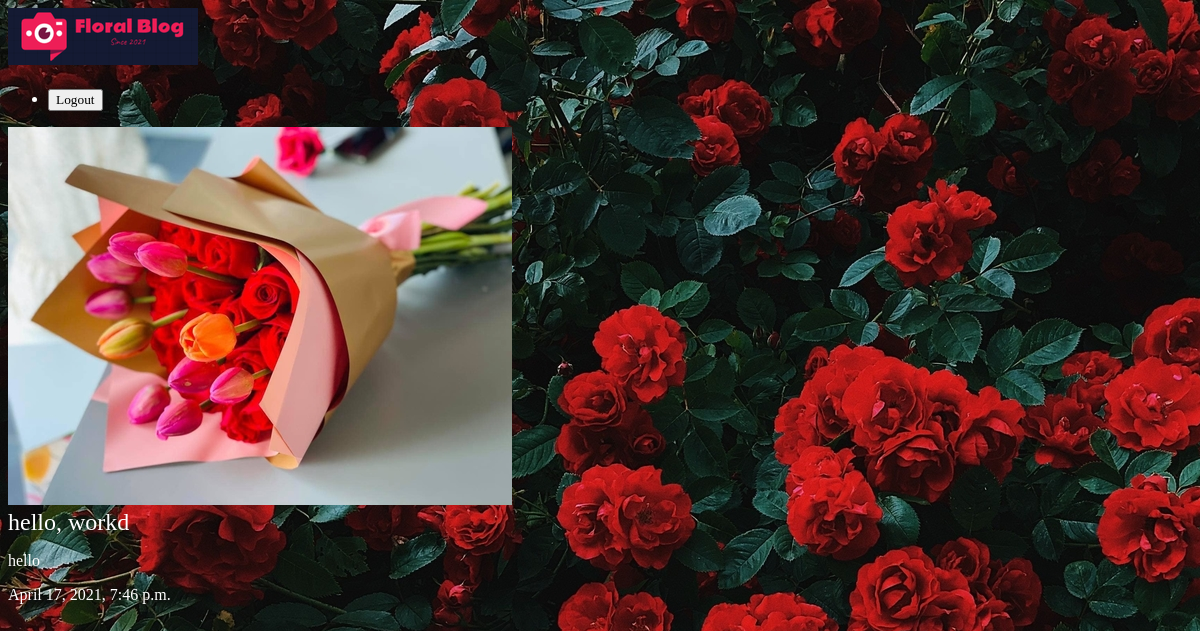
Screenshot of /articles/hello-world/ with the database file from the repository.
### articles/models.py (models this page shows, shortened)
class Article(models.Model):
    title = models.CharField(max_length=100)
    slug = models.SlugField()
    body = models.TextField()
    date = models.DateTimeField(auto_now_add=True)
    thumb = models.ImageField(default='default.jpg', blank=True)

### articles/views.py (the view)
# urls.py: url(r'^(?P<slug>[\w-]+)/$', views.article_detail, name='detail'),
def article_detail(request, slug):
    article = Article.objects.get(slug=slug)
    return render(request, 'articles/article_detail.html', {'article': article})

### articles/templates/articles/article_detail.html
{% extends 'base_layout.html' %}
{% block content %}
    <div class="article_detail">
        <div class="article">
            <img src="{{ article.thumb.url }}"/>
            <h2>{{ article.title }}</h2>
            <p>{{ article.body }}</p>
            <p>{{ article.date }}</p>
        </div>
    </div>
{% endblock %}

### assets/styles.css (style rules this page uses)
body { background-color: #0f121f; background-image: url('wallpaper.jpg'); background-repeat-y: repeat; color: #fff; }
body * { font-family: Ubuntu; }
h1, h2, h3, h4, h5 { font-weight: normal; margin: 0; }

### rows the page displays
Article: thumb (placeholder picture), title "hello, workd", body "hello", date "April 17, 2021, 7:46 p.m."
